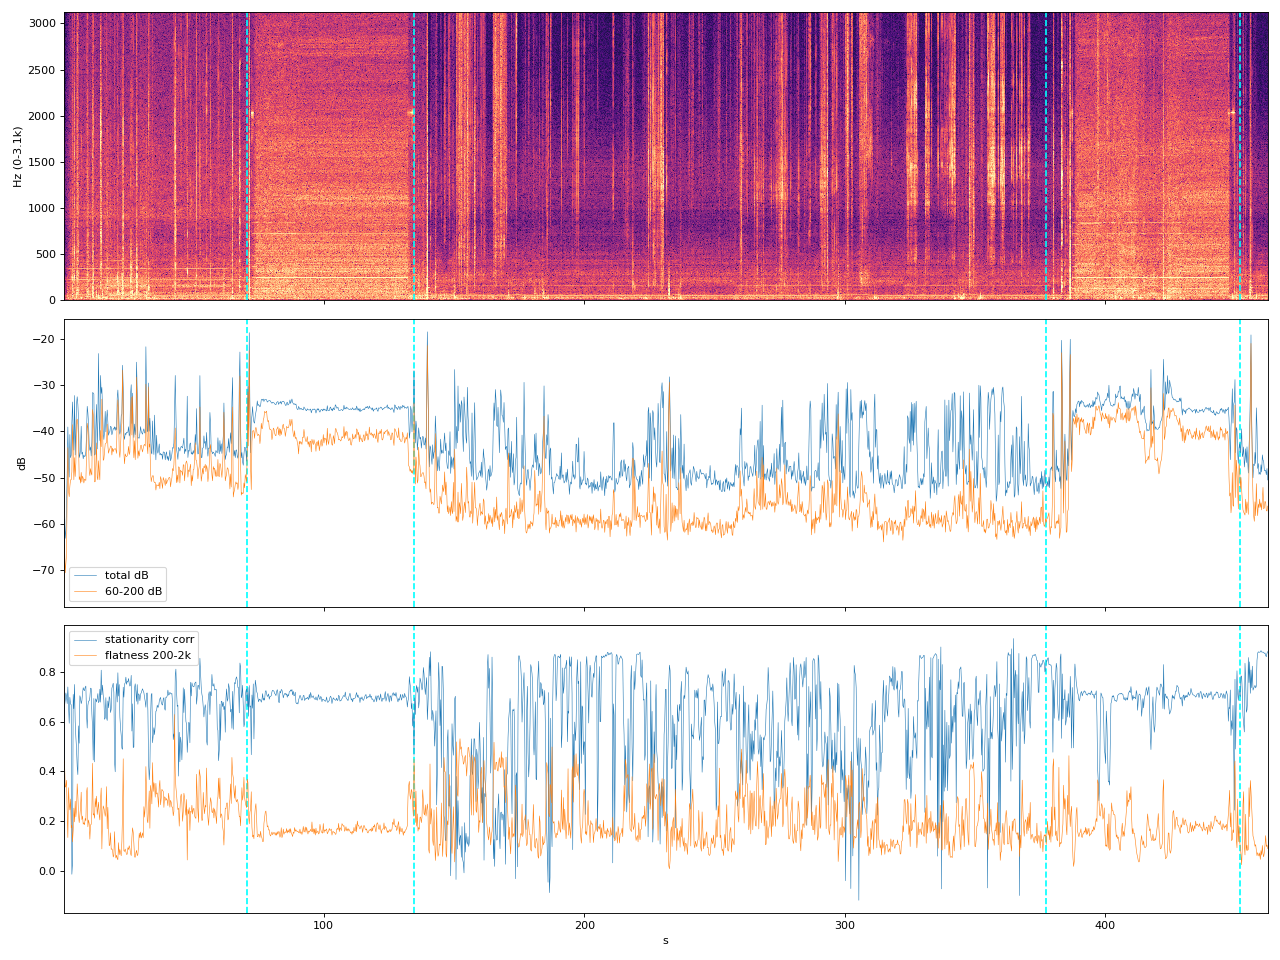

This figure's Python source:
"""Exploratory analysis of microwave hum signature on 8_16 (clean run)."""
import numpy as np
from scipy.io import wavfile
from scipy.signal import stft
import matplotlib
matplotlib.use('Agg')
import matplotlib.pyplot as plt

AUDIO = '/home/kailaic/NeuroTrace/ProceduralAgent/data/audio/8_16_16k.wav'
fs, x = wavfile.read(AUDIO)
x = x.astype(np.float64) / 32768.0

NFFT = 8192
HOP = 4096
f, t, Z = stft(x, fs=fs, nperseg=NFFT, noverlap=NFFT-HOP, window='hann', padded=False, boundary=None)
P = np.abs(Z)**2  # power spectrogram, shape (freq, time)
print('frames:', P.shape[1], 'freq bins:', P.shape[0], 'df=%.2f Hz' % (f[1]-f[0]))

def band(lo, hi):
    m = (f >= lo) & (f < hi)
    return P[m].sum(axis=0)

bands = {
    'b0_60': band(10, 60),
    'b60_200': band(60, 200),
    'b200_500': band(200, 500),
    'b500_1k': band(500, 1000),
    'b1k_2k': band(1000, 2000),
    'b2k_4k': band(2000, 4000),
    'b4k_8k': band(4000, 8000),
    'total': band(10, 8000),
}
# spectral flatness in 200-2000 (fan noise broadband => high flatness when mic noise dominates)
m = (f >= 200) & (f < 2000)
eps = 1e-12
flat = np.exp(np.mean(np.log(P[m] + eps), axis=0)) / (np.mean(P[m], axis=0) + eps)

# spectral stationarity: correlation of log-spectrum between adjacent frames
L = np.log(P[(f >= 100) & (f < 6000)] + eps)
corr = np.zeros(L.shape[1])
for i in range(1, L.shape[1]):
    a, b = L[:, i-1], L[:, i]
    a = a - a.mean(); b = b - b.mean()
    corr[i] = (a*b).sum() / (np.sqrt((a*a).sum()*(b*b).sum()) + eps)

gt_on = [(70.4, 134.5), (377.4, 451.9)]  # GT step windows (include walking)
inwin = np.zeros(len(t), bool)
for a, b in gt_on:
    inwin |= (t >= a) & (t <= b)

print('\n=== median feature values: inside GT microwave steps vs outside ===')
for name, v in bands.items():
    print(f'{name:10s} in={np.median(v[inwin]):.3e}  out={np.median(v[~inwin]):.3e}  ratio={np.median(v[inwin])/max(np.median(v[~inwin]),1e-15):.2f}')
print(f'flatness   in={np.median(flat[inwin]):.4f}  out={np.median(flat[~inwin]):.4f}')
print(f'statcorr   in={np.median(corr[inwin]):.4f}  out={np.median(corr[~inwin]):.4f}')

# print a downsampled time series of key ratios to see structure (every 4s)
r_low = bands['b60_200'] / (bands['total'] + eps)
r_mid = (bands['b200_500'] + bands['b500_1k']) / (bands['total'] + eps)
logtot = 10*np.log10(bands['total'] + eps)
print('\n t     logtot  r60-200  r200-1k  flat   corr')
for i in range(0, len(t), 16):
    s = slice(i, min(i+16, len(t)))
    mark = '*' if inwin[i] else ' '
    print(f'{t[i]:6.1f}{mark} {np.median(logtot[s]):7.1f} {np.median(r_low[s]):.3f}   {np.median(r_mid[s]):.3f}  {np.median(flat[s]):.3f}  {np.median(corr[s]):.3f}')

# spectrogram plot
fig, ax = plt.subplots(3, 1, figsize=(16, 12), sharex=True)
S = 10*np.log10(P + eps)
im = ax[0].pcolormesh(t, f[:1600], S[:1600], shading='auto', cmap='magma', vmin=-130, vmax=-50)
ax[0].set_ylabel('Hz (0-3.1k)')
for a, b in gt_on:
    for axx in ax: axx.axvline(a, color='cyan', ls='--'); axx.axvline(b, color='cyan', ls='--')
ax[1].plot(t, logtot, lw=0.5, label='total dB')
ax[1].plot(t, 10*np.log10(bands['b60_200']+eps), lw=0.5, label='60-200 dB')
ax[1].legend(); ax[1].set_ylabel('dB')
ax[2].plot(t, corr, lw=0.5, label='stationarity corr')
ax[2].plot(t, flat, lw=0.5, label='flatness 200-2k')
ax[2].legend(); ax[2].set_xlabel('s')
plt.tight_layout()
plt.savefig('/home/kailaic/NeuroTrace/ProceduralAgent/detectors/probes/explore_8_16.png', dpi=80)
print('\nsaved plot')
